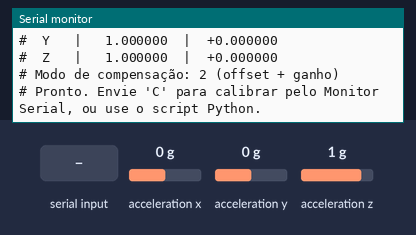
Simulated run of this sketch. Board: ESP32. Shown: the last lines printed to the serial monitor. Wiring (inferred from the names in the program): MPU-6050 motion sensor at I2C address 0x68. The inputs (shaded band) are chosen by the test bench; at power-on: acceleration x 0 g, acceleration y 0 g, acceleration z 1 g. EEPROM starts erased.

Above: at 1.9 s.
2.0 s: "R\n" received over Serial
At 2.9 s:
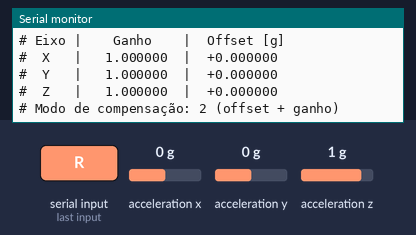
3.5 s: "90,45,200\n" received over Serial
At 4.5 s:
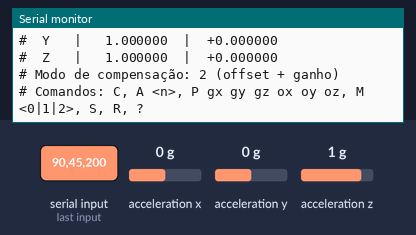
5.0 s: "C90\n" received over Serial
At 6.1 s:
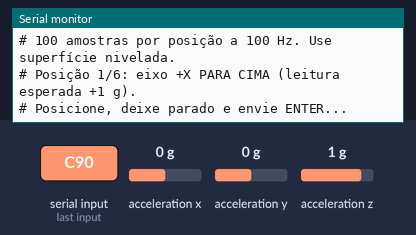
6.5 s: "?\n" received over Serial
At 9.8 s:
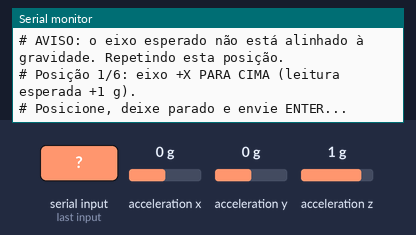

Measured:
- after the input at 2.0 s, the serial monitor: prints a new line at once (image 1)
- after the input at 3.5 s, the serial monitor: prints a new line at once (image 2)
- after the input at 5.0 s, the serial monitor: prints a new line at once (image 3)
- after the input at 6.5 s, the serial monitor: prints a new line after 2.6 s (image 4)

The sketch:

calibracao_mpu_esp32.ino
```cpp
#include <Wire.h>
#include <Preferences.h>

// Pinos
const uint8_t MPU_ADDR = 0x68;      // AD0 -> GND
const int PINO_SDA = 21;
const int PINO_SCL = 22;

// Registradores do MPU-6050
const uint8_t REG_SMPLRT_DIV   = 0x19;
const uint8_t REG_CONFIG       = 0x1A;
const uint8_t REG_ACCEL_CONFIG = 0x1C;
const uint8_t REG_ACCEL_XOUT_H = 0x3B;
const uint8_t REG_PWR_MGMT_1   = 0x6B;
const uint8_t REG_WHO_AM_I     = 0x75;

// Fundo de escala ±2 g -> sensibilidade de 16384 LSB/g.
// Para inclinação só atua a gravidade (|a| <= 1 g), então ±2 g dá a
// melhor resolução (1/16384 ≈ 61 µg por LSB).
const float LSB_POR_G = 16384.0f;

// Aquisição
const uint32_t PERIODO_US       = 10000;  // 100 Hz
const int      AMOSTRAS_PADRAO  = 200;    // roteiro pede no mínimo 100
const uint32_t TEMPO_ACOMODACAO = 1500;   // ms de espera antes de gravar

// Calibração
float ganho[3]  = {1.0f, 1.0f, 1.0f};
float offset[3] = {0.0f, 0.0f, 0.0f};
int   modoComp  = 2;                      // 0 nenhum, 1 offset, 2 offset+ganho
bool  streaming = false;

Preferences prefs;
const char* NOMES_EIXO = "XYZ";

//  Funções de baixo nível do MPU-6050
void escreveRegistro(uint8_t reg, uint8_t valor) {
  Wire.beginTransmission(MPU_ADDR);
  Wire.write(reg);
  Wire.write(valor);
  Wire.endTransmission(true);
}

uint8_t leRegistro(uint8_t reg) {
  Wire.beginTransmission(MPU_ADDR);
  Wire.write(reg);
  Wire.endTransmission(false);
  Wire.requestFrom((uint8_t)MPU_ADDR, (uint8_t)1);
  return Wire.available() ? Wire.read() : 0xFF;
}

// Lê os 3 eixos em g (sem compensação). Retorna false se a leitura falhar.
bool leAcelerometro(float a[3]) {
  Wire.beginTransmission(MPU_ADDR);
  Wire.write(REG_ACCEL_XOUT_H);
  if (Wire.endTransmission(false) != 0) return false;
  if (Wire.requestFrom((uint8_t)MPU_ADDR, (uint8_t)6) != 6) return false;

  for (int i = 0; i < 3; i++) {
    int16_t bruto = (int16_t)((Wire.read() << 8) | Wire.read());  // complemento de 2
    a[i] = bruto / LSB_POR_G;
  }
  return true;
}

// Aplica a compensação conforme o modo selecionado.
void compensa(const float a[3], float c[3]) {
  for (int i = 0; i < 3; i++) {
    if (modoComp == 0)      c[i] = a[i];
    else if (modoComp == 1) c[i] = a[i] - offset[i];
    else                    c[i] = (a[i] - offset[i]) / ganho[i];
  }
}

void configuraMPU() {
  escreveRegistro(REG_PWR_MGMT_1, 0x00);   // acorda o sensor (limpa SLEEP)
  delay(100);
  escreveRegistro(REG_PWR_MGMT_1, 0x01);   // clock pelo PLL do giroscópio X (mais estável)
  escreveRegistro(REG_CONFIG, 0x03);       // DLPF ≈ 44 Hz: reduz ruído de alta frequência
  escreveRegistro(REG_SMPLRT_DIV, 9);      // 1 kHz / (1 + 9) = 100 Hz
  escreveRegistro(REG_ACCEL_CONFIG, 0x00); // AFS_SEL = 0 -> ±2 g (explícito)
  delay(100);
}

//  Parâmetros na memória não volátil (NVS)
void carregaParametros() {
  prefs.begin("calib_mpu", true);
  for (int i = 0; i < 3; i++) {
    ganho[i]  = prefs.getFloat((String("g") + i).c_str(), 1.0f);
    offset[i] = prefs.getFloat((String("o") + i).c_str(), 0.0f);
  }
  modoComp = prefs.getInt("modo", 2);
  prefs.end();
}

void salvaParametros() {
  prefs.begin("calib_mpu", false);
  for (int i = 0; i < 3; i++) {
    prefs.putFloat((String("g") + i).c_str(), ganho[i]);
    prefs.putFloat((String("o") + i).c_str(), offset[i]);
  }
  prefs.putInt("modo", modoComp);
  prefs.end();
}

void mostraParametros() {
  Serial.println(F("# ---------------- Parâmetros de calibração ----------------"));
  Serial.println(F("# Eixo |    Ganho    |  Offset [g]"));
  for (int i = 0; i < 3; i++) {
    Serial.printf("#  %c   |  %9.6f  |  %+9.6f\n", NOMES_EIXO[i], ganho[i], offset[i]);
  }
  Serial.printf("# Modo de compensação: %d (%s)\n", modoComp,
                modoComp == 0 ? "nenhum" : modoComp == 1 ? "offset" : "offset + ganho");
}

//  Aquisição de n amostras a taxa fixa (100 Hz)
//  Se 'imprime' = true, envia cada amostra (formato para o Python).
//  Em 'soma' acumula as leituras sem compensação (para as médias).
int adquire(int n, bool imprime, double soma[3]) {
  if (soma) soma[0] = soma[1] = soma[2] = 0.0;
  int validas = 0;
  uint32_t t = micros();

  for (int k = 0; k < n; k++) {
    while ((uint32_t)(micros() - t) < PERIODO_US) { /* espera o próximo instante */ }
    t += PERIODO_US;

    float a[3], c[3];
    if (!leAcelerometro(a)) continue;   // descarta leitura com falha no I2C
    compensa(a, c);
    validas++;

    if (soma) for (int i = 0; i < 3; i++) soma[i] += a[i];
    if (imprime) {
      Serial.printf("D,%.5f,%.5f,%.5f,%.5f,%.5f,%.5f\n", a[0], a[1], a[2], c[0], c[1], c[2]);
    }
  }
  return validas;
}

//  Rotina de calibração (6 posições)
void esperaEnter() {
  while (Serial.available()) Serial.read();          // limpa o que sobrou
  while (!Serial.available()) delay(10);             // espera a confirmação
  delay(50);
  while (Serial.available()) Serial.read();
}

void rotinaCalibracao(int n) {
  // Posições: eixo e sinal da gravidade lido pelo eixo.
  // "+X para cima" significa o eixo X apontando para cima (leitura ≈ +1 g).
  const int   eixoPos[6]  = {0, 0, 1, 1, 2, 2};
  const int   sinalPos[6] = {+1, -1, +1, -1, +1, -1};
  double media[6][3];

  Serial.println(F("\n# ===== CALIBRAÇÃO ESTÁTICA DO ACELERÔMETRO (6 posições) ====="));
  Serial.printf("# %d amostras por posição a 100 Hz. Use superfície nivelada.\n", n);

  for (int p = 0; p < 6; p++) {
    bool ok = false;
    while (!ok) {
      Serial.printf("\n# Posição %d/6: eixo %c%c PARA CIMA (leitura esperada %+d g).\n",
                    p + 1, sinalPos[p] > 0 ? '+' : '-', NOMES_EIXO[eixoPos[p]], sinalPos[p]);
      Serial.println(F("# Posicione, deixe parado e envie ENTER..."));
      esperaEnter();

      delay(TEMPO_ACOMODACAO);                       // deixa a montagem parar de vibrar
      double soma[3];
      int validas = adquire(n, false, soma);
      if (validas < n / 2) { Serial.println(F("# ERRO: falhas de leitura I2C. Repetindo.")); continue; }

      for (int i = 0; i < 3; i++) media[p][i] = soma[i] / validas;
      Serial.printf("# Médias: X=%+.5f  Y=%+.5f  Z=%+.5f g  (%d amostras)\n",
                    media[p][0], media[p][1], media[p][2], validas);

      // Verificação simples de orientação: o eixo esperado deve ler perto de ±1 g
      double v = media[p][eixoPos[p]] * sinalPos[p];
      if (v < 0.8) {
        Serial.println(F("# AVISO: o eixo esperado não está alinhado à gravidade. Repetindo esta posição."));
      } else {
        ok = true;
      }
    }
  }

  // Sistema de 2 equações por eixo
  for (int i = 0; i < 3; i++) {
    double Amais  = media[2 * i][i];       // eixo i para cima   -> +1 g
    double Amenos = media[2 * i + 1][i];   // eixo i para baixo  -> -1 g
    ganho[i]  = (Amais - Amenos) / 2.0;
    offset[i] = (Amais + Amenos) / 2.0;
    Serial.printf("# Eixo %c: Ā(+1g)=%+.5f  Ā(-1g)=%+.5f  ->  Ganho=%.6f  Offset=%+.6f g\n",
                  NOMES_EIXO[i], Amais, Amenos, ganho[i], offset[i]);
  }
  salvaParametros();
  Serial.println(F("# Parâmetros gravados na memória (NVS)."));
  mostraParametros();
}

//  Interpretação de comandos
void trataComando(String cmd) {
  cmd.trim();
  if (cmd.length() == 0) return;
  char c = toupper(cmd.charAt(0));
  String arg = cmd.substring(1);
  arg.trim();

  switch (c) {
    case 'C': {
      int n = arg.length() ? arg.toInt() : AMOSTRAS_PADRAO;
      rotinaCalibracao(max(n, 100));
      break;
    }
    case 'A': {
      int n = arg.length() ? arg.toInt() : AMOSTRAS_PADRAO;
      if (n < 1) n = AMOSTRAS_PADRAO;
      adquire(n, true, nullptr);
      Serial.println("END");
      break;
    }
    case 'P': {
      float v[6];
      char buf[160];
      arg.toCharArray(buf, sizeof(buf));
      char* p = buf;
      int lidos = 0;
      for (; lidos < 6; lidos++) {
        char* fim;
        v[lidos] = strtof(p, &fim);
        if (fim == p) break;
        p = fim;
      }
      if (lidos == 6 && v[0] > 0.5f && v[1] > 0.5f && v[2] > 0.5f) {
        for (int i = 0; i < 3; i++) { ganho[i] = v[i]; offset[i] = v[i + 3]; }
        salvaParametros();
        Serial.println("OK P");
        mostraParametros();
      } else {
        Serial.println("ERRO P: use 'P gx gy gz ox oy oz' (ganhos > 0.5)");
      }
      break;
    }
    case 'M': {
      int m = arg.toInt();
      if (m >= 0 && m <= 2) { modoComp = m; salvaParametros(); Serial.printf("OK M %d\n", m); }
      else Serial.println("ERRO M: use M 0, M 1 ou M 2");
      break;
    }
    case 'S':
      streaming = !streaming;
      Serial.printf("# Envio contínuo %s\n", streaming ? "LIGADO" : "DESLIGADO");
      break;
    case 'R':
      for (int i = 0; i < 3; i++) { ganho[i] = 1.0f; offset[i] = 0.0f; }
      salvaParametros();
      Serial.println("OK R");
      mostraParametros();
      break;
    case '?':
      mostraParametros();
      break;
    default:
      Serial.println("# Comandos: C, A <n>, P gx gy gz ox oy oz, M <0|1|2>, S, R, ?");
  }
}

// =====================================================================
void setup() {
  Serial.begin(115200);
  delay(500);
  Wire.begin(PINO_SDA, PINO_SCL);
  Wire.setClock(400000);

  uint8_t who = leRegistro(REG_WHO_AM_I);
  Serial.printf("\n# MPU-6050 WHO_AM_I = 0x%02X %s\n", who,
                who == 0x68 ? "(OK)" : "(inesperado: confira as ligações ou se o módulo é clone)");

  configuraMPU();
  carregaParametros();
  mostraParametros();
  Serial.println(F("# Pronto. Envie 'C' para calibrar pelo Monitor Serial, ou use o script Python."));
}

void loop() {
  if (Serial.available()) {
    trataComando(Serial.readStringUntil('\n'));
  }

  if (streaming) {
    static uint32_t ultimo = 0;
    if (millis() - ultimo >= 50) {          // 20 Hz para visualização
      ultimo = millis();
      float a[3], c[3];
      if (leAcelerometro(a)) {
        compensa(a, c);
        Serial.printf("Lido: X=%+.4f Y=%+.4f Z=%+.4f g | Comp: X=%+.4f Y=%+.4f Z=%+.4f g\n",
                      a[0], a[1], a[2], c[0], c[1], c[2]);
      }
    }
  }
}
```
